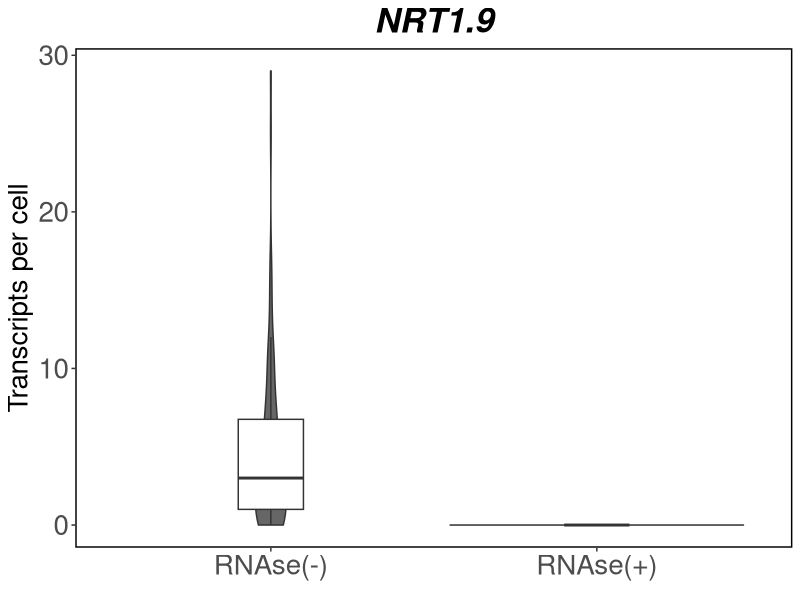

Write the R code that produced this figure. (Note: this script raises an error after producing the figure.)
setwd("/Volumes/Expansion/zhang_et_al_2024_finaldata/Results/FigS6/B")
library(ggplot2)

######################
####################### NRT1.9
##################################


data<-read.delim("__FQ_batch_summary_MATURE_230203_CY5.txt")
head(data)

data_control<-data[data$FILE=="sr_Rroot4_TRANSVERSE_con2l__outline.txt",]
COND<-rep("RNAse(-)",dim(data_control)[1])
data_control<-cbind(COND,data_control)
head(data_control)

data_treat<-data[data$FILE=="sr_Rroot4_TRANSVERSE_Rnase1-2__outline.txt",]
COND<-rep("RNAse(+)",dim(data_treat)[1])
data_treat<-cbind(COND,data_treat)
head(data_treat)

data_join<-rbind(data_control,data_treat)
head(data_join)

log_counts<-log(data_join[,7]+1)
tx_area<-(data_join[,7]+1)/data_join[,4]
log_tx_area<-log(tx_area)
data_log<-cbind(data_join,log_counts,tx_area,log_tx_area)
head(data_log)

#violin plots


p <- ggplot(data, aes(x=data_join$COND, y=data_join$N_thres_Total, fill=data_join$COND)) + 
    geom_violin(trim = TRUE, size=0.5)
p<-p+scale_fill_manual(values=c("gray40", "gray90"))
p<-p+ geom_boxplot(coef=0.95,width=0.2, outlier.shape = NA, fatten=2, notch= FALSE, notchwidth = 2, fill="white")+
    #stat_summary(fun.y=mean,geom="errorbar", aes(ymax = ..y.., ymin = ..y..), size=0.5, width=0.1, linetype = "dashed")+
    theme(panel.background =element_rect(fill = "white", colour = "black", size = 1),
          axis.text = element_text(size = 20),
          axis.title = element_text(size = 20),
          axis.text.x=element_text(hjust=0.5),
          plot.title = element_text(size = 25,hjust=0.5),
          #panel.border = element_blank()
          panel.grid = element_blank(),
          legend.position="none"
    )+
    labs(title = expression(bolditalic("NRT1.9")),
         x = element_blank(), 
         y = "Transcripts per cell")+
    expand_limits(y = 0)
p


a1<-aov(data_join$N_thres_Total ~ data_log$COND)
summary(a1)
test<-pairwise.t.test(data_join$N_thres_Total,data_join$COND)
p_val = round(test$p.value,digits=4)
p <- p+geom_signif(annotations="****",y_position = 20, xmin=1.2,xmax=2,tip_length = 0.01)

ggsave("violin_cross_NRT1.9_RNAse_treatment.pdf",plot = p,width = 4,height = 4)
